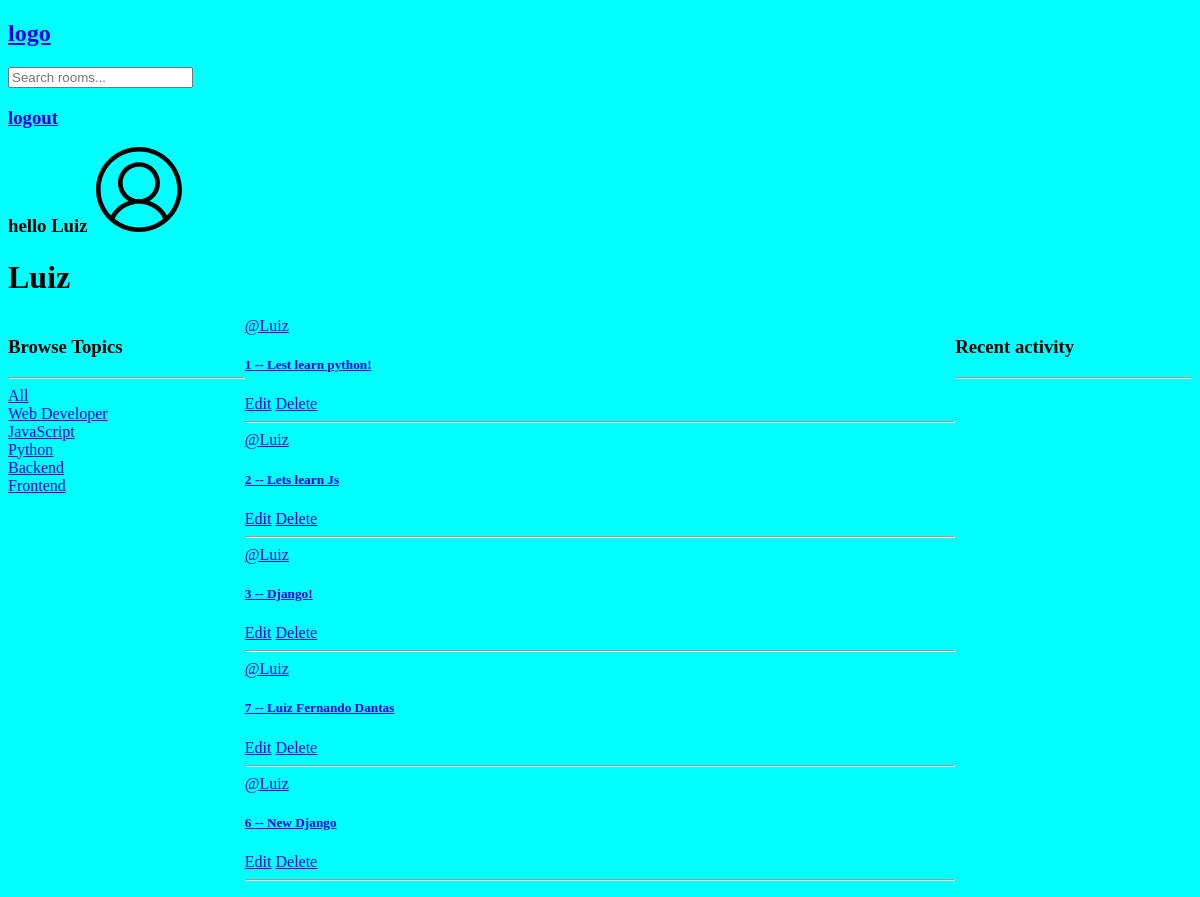
/user-profile/1 (signed in), run on an earlier commit of the app's database.
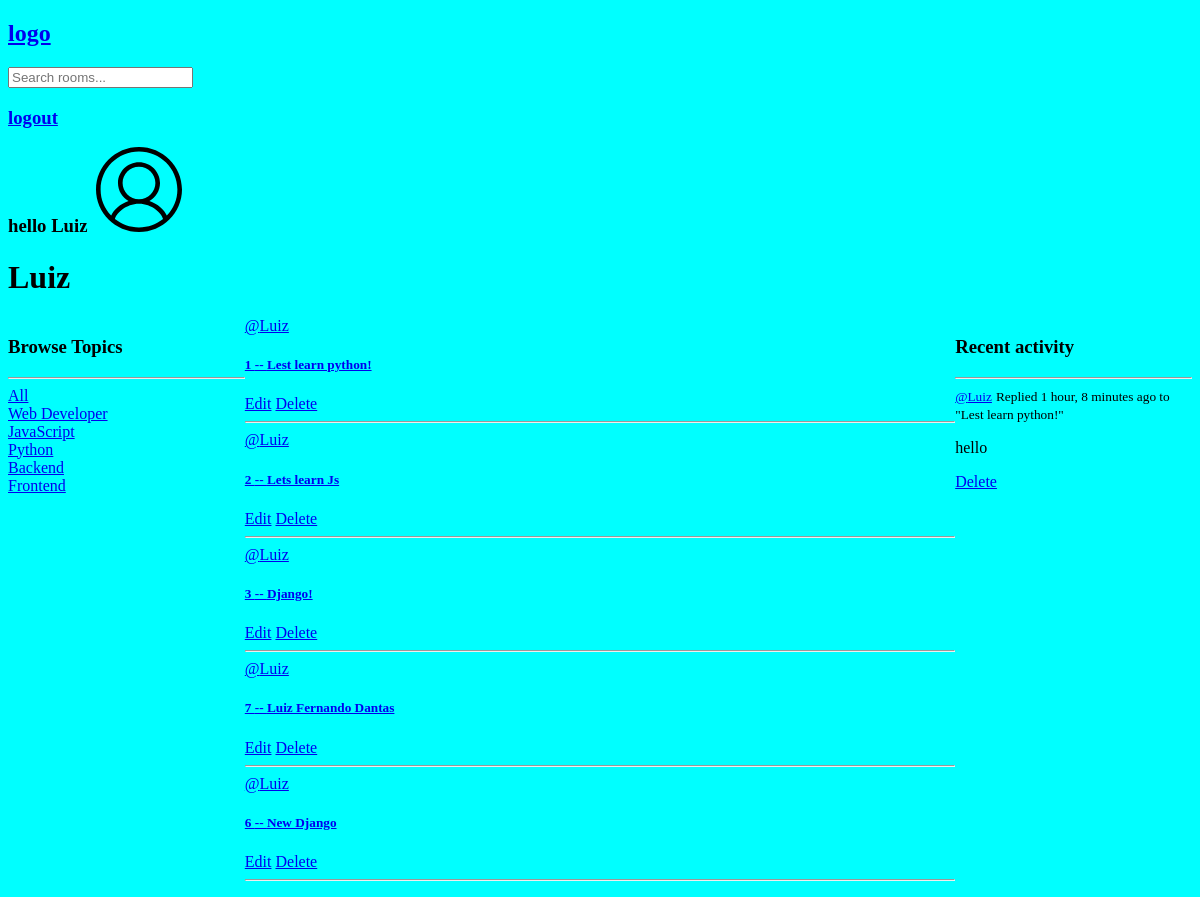
And on a later commit of the database.
### base/models.py (models this page shows, shortened)
class Topic(models.Model):
  name = models.CharField(max_length=200)

class Room(models.Model):
  host = models.ForeignKey(User, on_delete=models.CASCADE, null=True)
  topico = models.ForeignKey(Topic, null=True, on_delete=models.SET_NULL)
  name = models.CharField(max_length=200)
  description = models.TextField(null=True, blank=True)
  participants = models.ManyToManyField(User, related_name='participants', blank=True)
  updated = models.DateTimeField(auto_now=True)
  create = models.DateTimeField(auto_now_add=True)
  class Meta:
    ordering = ['-updated', '-create']
  def __str__(self):
    return self.name

class Message(models.Model):
  user = models.ForeignKey(User, on_delete=models.CASCADE)
  room = models.ForeignKey(Room, on_delete=models.CASCADE)
  body = models.TextField()
  updated = models.DateTimeField(auto_now=True)
  create = models.DateTimeField(auto_now_add=True)
  class Meta:
    ordering = ['-updated', '-create']
  def __str__(self):
    return self.body[0:50]

### base/views.py (the view)
# urls.py: path('user-profile/<str:pk>', views.userProfilePage , name="user-profile")
def userProfilePage(request, pk):
  user = User.objects.get(id = pk)
  rooms = user.room_set.all()
  room_message = user.message_set.all()
  topics = Topic.objects.all()
  context = {'user' : user, 'rooms' : rooms, 'room_messages' : room_message, 'topics' : topics}
  return render(request, 'base/profile.html', context)

### base/templates/base/profile.html (shortened to what this page needs)
{% extends "main.html" %}
{% block content %}
<h1>
    {{user.username}}
</h1>
<div class="container">
    <div>
        {% include "base/topics__component.html" %}
    </div>
    <div>
        {% include "base/feed__components.html" %}
    </div>
    <div>
        {% include "base/activity__component.html" %}
    </div>
</div>
{% endblock content %}

### templates/main.html (shortened to what this page needs)
<!DOCTYPE html>
{% load static %}
<html lang="en">
<head>
  <link rel="stylesheet" href="{% static 'styles/main.css' %}" type="text/css" media="screen">
</head>
<body>
  {% include 'navbar.html' %}
  {% block content %}
  {% endblock%}
</body>
</html>

### templates/navbar.html
{% load static %}
<nav>
  <h1>
    <a href="/">
      logo
    </a>
  </h1>
  <form method="Get" action="{% url 'home' %}">
    <input type="text" name="q" placeholder="Search rooms..."/>
  </form>
  {% if request.user.is_authenticated %}
  <h3>
    <a href="{% url 'logout' %}">logout</a>
  </h3>
  <h3>
    hello {{request.user}}   <img src="{% static 'img/model.svg' %}" />
  </h3>
  {% else %}
  <h3>
    <a href="{% url 'login' %}">Login</a>
  </h3>
  {% endif %}
</nav>

### base/templates/base/topics__component.html
<h3>
  Browse Topics
</h3>
<hr>
<div>
  <a href="{% url "home" %}">All </a>
</div>
{% for topic in topics %}
  <div>
    <a href="{% url "home" %}?q={{topic.name}}"> {{topic.name}} </a>
  </div>
{% endfor %}

### base/templates/base/feed__components.html (shortened to what this page needs)
{% for room in rooms %}
<div>
    <a href="{% url "user-profile" room.host.id %}">@{{room.host.username}}</a>
    <a href="{% url 'room' room.id %}">
    <h5>
      {{room.id}} -- {{room.name}}
    </h5>
    {% if request.user == room.host %}
    <a href="{% url 'update-room' room.id %}">Edit</a>
    <a href="{% url 'delete-room' room.id %}">Delete</a>
    {% endif %}
    <hr>
    </a>
</div>
{% endfor %}

### base/templates/base/activity__component.html
<div>
  <h3>Recent activity</h3>
  <hr>
  {% for message in room_messages %}
  <div>
    <small><a href="{% url "user-profile" message.user.id %}">@{{message.user}}</a></small>
    <small>Replied  {{message.create|timesince}} ago to "{{message.room}}"</small>
    <p>{{message}}</p>
    {% if request.user == message.user %}
      <a href="{% url 'delete-message' message.id %}">Delete</a>
    {% endif %}
  </div>
  {% endfor %}
</div>

### static/styles/main.css (style rules this page uses)
body { background-color: aqua; }

### base/templates/base/profile.html (style rules this page uses)
.container { display:grid; grid-template-columns: 1fr 3fr 1fr; }

What changed in the data, as far as the page shows it:
added Message: user "Luiz", create "1 hour, 8 minutes", room "Lest learn python!", body "hello", shows "Delete"
